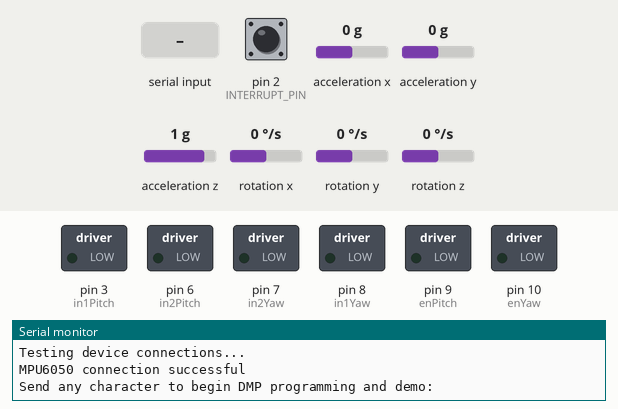
Recording of a sketch running on a simulated Arduino Uno, built with avr-gcc and run on an emulated ATmega328P. Parts: switched loads named in the sketch (green lamp = pin HIGH), the last lines printed to the serial monitor. Inputs (shaded band) come from the test bench; at power-on: acceleration x 0 g, acceleration y 0 g, acceleration z 1 g, pin 2 (INTERRUPT_PIN) LOW, rotation x 0 °/s, rotation y 0 °/s, rotation z 0 °/s. The sensor or clock chip raises its interrupt line as the real part does.

Above: at 0.9 s.
1.0 s: "1\n" received over Serial
At 2.5 s:
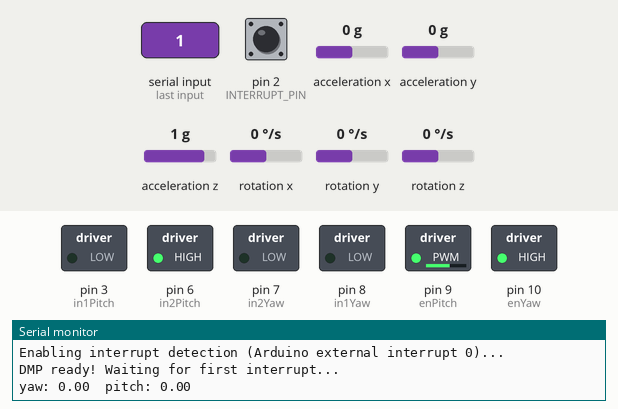
3.0 s: acceleration x set to -1.4 g
At 4.7 s:
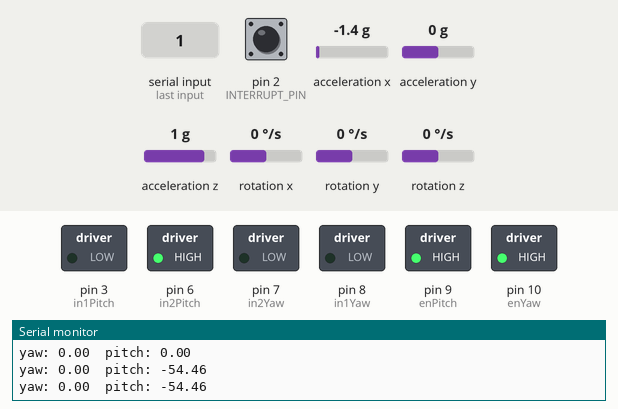
5.0 s: acceleration x set to 0.8 g
At 6.7 s:
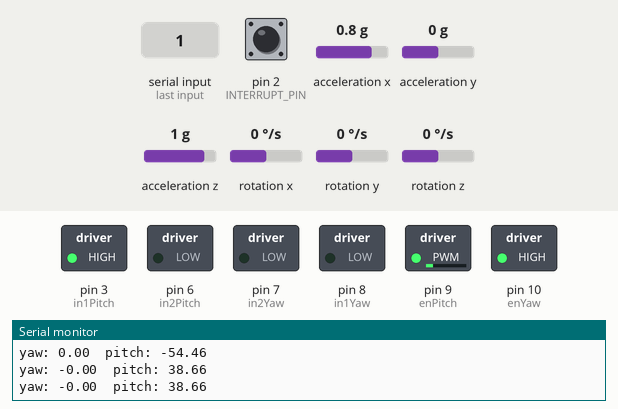
7.0 s: acceleration y set to -1.4 g
At 7.9 s:
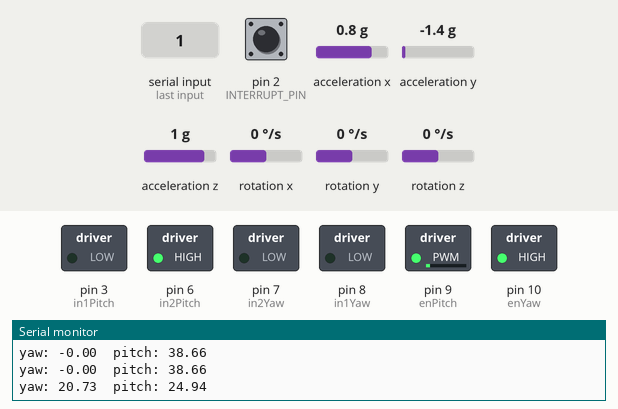
9.0 s: acceleration z set to 0.6 g
At 10.2 s:
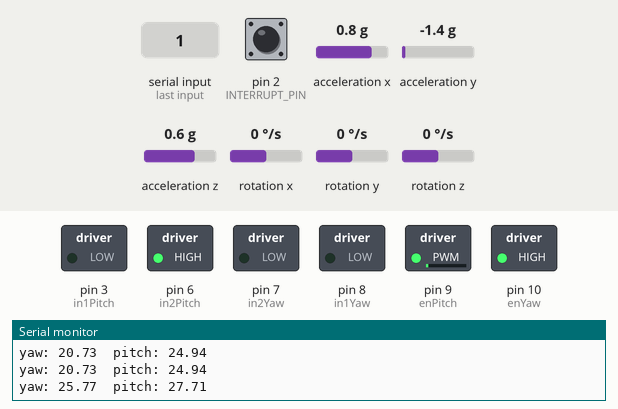
11.0 s: acceleration z set to 0.3 g
At 13.5 s:
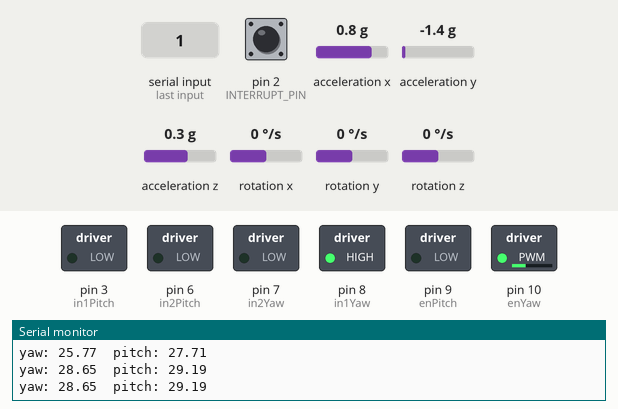
Timing chart, 0 to 15.0 s (numbered marks = the images above; inputs shaded):
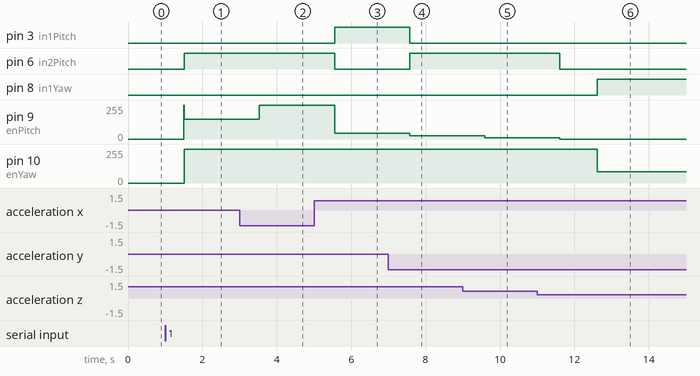

Measured:
- the behaviour switches between 0.5 and 0.4 g on acceleration z (found by bisection; images 5 and 6)
- after the input at 1.0 s, pin 6 (in2Pitch): LOW → HIGH after 0.51 s; pin 9 (enPitch): 0/255 → 150/255 after 0.51 s; pin 10 (enYaw): 0/255 → 255/255 after 0.51 s
- after the input at 3.0 s, pin 9 (enPitch): 150/255 → 255/255 after 0.53 s
- after the input at 5.0 s, pin 3 (in1Pitch): LOW → HIGH after 0.55 s; pin 6 (in2Pitch): HIGH → LOW after 0.55 s; pin 9 (enPitch): 255/255 → 43/255 after 0.55 s
- after the input at 7.0 s, pin 3 (in1Pitch): HIGH → LOW after 0.57 s; pin 6 (in2Pitch): LOW → HIGH after 0.57 s; pin 9 (enPitch): 43/255 → 25/255 after 0.57 s
- after the input at 9.0 s, pin 9 (enPitch): 25/255 → 11/255 after 0.59 s
- after the input at 11.0 s, pin 6 (in2Pitch): HIGH → LOW after 0.61 s; pin 8 (in1Yaw): LOW → HIGH after 1.6 s; pin 9 (enPitch): 11/255 → 0/255 after 0.61 s; pin 10 (enYaw): 255/255 → 86/255 after 1.6 s

The sketch:

combinedAzimuthPitchCodeZEROcalibrate.ino
```cpp
// I2Cdev and MPU6050 must be installed as libraries, or else the .cpp/.h files
// for both classes must be in the include path of your project
#include "I2Cdev.h"
//#include "MPU6050_tockn.h"
#include "MPU6050_6Axis_MotionApps20.h"
//#include "MPU6050.h" // not necessary if using MotionApps include file

// Arduino Wire library is required if I2Cdev I2CDEV_ARDUINO_WIRE implementation
// is used in I2Cdev.h
#if I2CDEV_IMPLEMENTATION == I2CDEV_ARDUINO_WIRE
#include "Wire.h"
#endif

// class default I2C address is 0x68
// specific I2C addresses may be passed as a parameter here
// AD0 low = 0x68 (default for SparkFun breakout and InvenSense evaluation board)
// AD0 high = 0x69
MPU6050 mpu (0x69);

#define INTERRUPT_PIN 2  // use pin 2 on Arduino Uno & most boards

//MPU control/status vars
bool dmpReady = false;  // set true if DMP init was successful
uint8_t mpuIntStatus;   // holds actual interrupt status byte from MPU
uint8_t devStatus;      // return status after each device operation (0 = success, !0 = error)
uint16_t packetSize;    // expected DMP packet size (default is 42 bytes)
uint16_t fifoCount;     // count of all bytes currently in FIFO
uint8_t fifoBuffer[64]; // FIFO storage buffer

// orientation/motion vars
Quaternion q;           // [w, x, y, z]         quaternion container
VectorInt16 aa;         // [x, y, z]            accel sensor measurements
VectorInt16 aaReal;     // [x, y, z]            gravity-free accel sensor measurements
VectorInt16 aaWorld;    // [x, y, z]            world-frame accel sensor measurements
VectorFloat gravity;    // [x, y, z]            gravity vector
float euler[3];         // [psi, theta, phi]    Euler angle container
float ypr[3];           // [yaw, pitch, roll]   yaw/pitch/roll container and gravity vector

// packet structure for InvenSense teapot demo
uint8_t teapotPacket[14] = { '$', 0x02, 0, 0, 0, 0, 0, 0, 0, 0, 0x00, 0x00, '\r', '\n' };

//INTERRUPT DETECTION ROUTINE
volatile bool mpuInterrupt = false;     // indicates whether MPU interrupt pin has gone high
void dmpDataReady() {
  mpuInterrupt = true;
}

// Define the motor pins for pitch
int enPitch = 9; // Enable A (motor 1, left/right)
int in1Pitch = 3; // Input 1 (motor 1, left)
int in2Pitch = 6; // Input 2 (motor 1, right)

// Define the motor pins for yaw
int enYaw = 10; // Enable B (motor 2, left/right)
int in1Yaw = 8; // Input 1 (motor 2, left)
int in2Yaw = 7; // Input 2 (motor 2, right)

#define OUTPUT_READABLE_YAWPITCHROLL

//Define the required pitch and yaw angles
// Define the required pitch and yaw angles
int requiredPitchAngle = 30.0;
int requiredYawAngle = 20.0;


void setup() {
#if I2CDEV_IMPLEMENTATION == I2CDEV_ARDUINO_WIRE
  Wire.begin();
  Wire.setClock(400000); // 400kHz I2C clock. Comment this line if having compilation difficulties
#elif I2CDEV_IMPLEMENTATION == I2CDEV_BUILTIN_FASTWIRE
  Fastwire::setup(400, true);
#endif

  // initialize serial communication
  // (115200 chosen because it is required for Teapot Demo output, but it's
  // really up to you depending on your project)
  Serial.begin(115200);
  while (!Serial); // wait for Leonardo enumeration, others continue immediately

  // NOTE: 8MHz or slower host processors, like the Teensy @ 3.3V or Arduino
  // Pro Mini running at 3.3V, cannot handle this baud rate reliably due to
  // the baud timing being too misaligned with processor ticks. You must use
  // 38400 or slower in these cases, or use some kind of external separate
  // crystal solution for the UART timer.

  // initialize device
  Serial.println(F("Initializing I2C devices..."));
  mpu.initialize();
  pinMode(INTERRUPT_PIN, INPUT);

  // verify connection
  Serial.println(F("Testing device connections..."));
  Serial.println(mpu.testConnection() ? F("MPU6050 connection successful") : F("MPU6050 connection failed"));

  // wait for ready
  Serial.println(F("\nSend any character to begin DMP programming and demo: "));
  while (Serial.available() && Serial.read()); // empty buffer
  while (!Serial.available());                 // wait for data
  while (Serial.available() && Serial.read()); // empty buffer again

  // load and configure the DMP
  Serial.println(F("Initializing DMP..."));
  devStatus = mpu.dmpInitialize();

  // supply your own gyro offsets here, scaled for min sensitivity
  mpu.setXGyroOffset(220);
  mpu.setYGyroOffset(76);
  mpu.setZGyroOffset(-85);
  mpu.setZAccelOffset(1788); // 1688 factory default for my test chip

  // make sure it worked (returns 0 if so)
  if (devStatus == 0) {
    // Calibration Time: generate offsets and calibrate our MPU6050
    mpu.CalibrateAccel(6);
    mpu.CalibrateGyro(6);
    mpu.PrintActiveOffsets();
    // turn on the DMP, now that it's ready
    Serial.println(F("Enabling DMP..."));
    mpu.setDMPEnabled(true);

    // enable Arduino interrupt detection
    Serial.print(F("Enabling interrupt detection (Arduino external interrupt "));
    Serial.print(digitalPinToInterrupt(INTERRUPT_PIN));
    Serial.println(F(")..."));
    attachInterrupt(digitalPinToInterrupt(INTERRUPT_PIN), dmpDataReady, RISING);
    mpuIntStatus = mpu.getIntStatus();

    // set our DMP Ready flag so the main loop() function knows it's okay to use it
    Serial.println(F("DMP ready! Waiting for first interrupt..."));
    dmpReady = true;

    // get expected DMP packet size for later comparison
    packetSize = mpu.dmpGetFIFOPacketSize();
  } else {
    // ERROR!
    // 1 = initial memory load failed
    // 2 = DMP configuration updates failed
    // (if it's going to break, usually the code will be 1)
    Serial.print(F("DMP Initialization failed (code "));
    Serial.print(devStatus);
    Serial.println(F(")"));
  }
  // Set the motor pins as outputs
  pinMode(enPitch, OUTPUT);
  pinMode(in1Pitch, OUTPUT);
  pinMode(in2Pitch, OUTPUT);

  pinMode(enYaw, OUTPUT);
  pinMode(in1Yaw, OUTPUT);
  pinMode(in2Yaw, OUTPUT);

  // Start both motors
  analogWrite(enPitch, 255);
  analogWrite(enYaw, 255);
}
bool pitchCalibrated = false;
bool yawCalibrated = false;
float tolerance = 1.5; // Set the tolerance value to 1 degree or adjust it as needed
int pitchMotorPin = 9; // Replace with the actual pin number you are using
int yawMotorPin = 10; // Replace with the actual pin number you are using

void loop() {
  if (!dmpReady) {
    return;
  }
  if (mpu.dmpGetCurrentFIFOPacket(fifoBuffer)) {
#ifdef OUTPUT_READABLE_YAWPITCHROLL
    // display Euler angles in degrees
    mpu.dmpGetQuaternion(&q, fifoBuffer);
    mpu.dmpGetGravity(&gravity, &q);
    mpu.dmpGetYawPitchRoll(ypr, &q, &gravity);
    //            Serial.print("ypr\t");

    float yaw = ypr[0] * 180 / M_PI;
    float pitch = ypr[1] * 180 / M_PI;


    if (!pitchCalibrated) {
      // Calculate the pitch error
      float pitchError = requiredPitchAngle - pitch;
      float pitchMotorSpeed = pitchError * 10.0;

      // Set the motor direction for pitch
      if (pitchError > 0) {
        digitalWrite(in1Pitch, LOW);
        digitalWrite(in2Pitch, HIGH);
      } else {
        digitalWrite(in1Pitch, HIGH);
        digitalWrite(in2Pitch, LOW);
      }

      // Control pitch motor speed
      float speedFactor = 0.5; // Adjust this factor to decrease the speed (0.5 means 50% speed)
      analogWrite(pitchMotorPin, abs(pitchMotorSpeed) * speedFactor);


      // Check if pitch calibration is complete
      if (abs(pitchError) < tolerance) {
        // Pitch calibration is complete
        digitalWrite(in1Pitch, LOW);
        digitalWrite(in2Pitch, LOW);
        analogWrite(pitchMotorPin, 0);
        pitchCalibrated = true;
      }
    } else if (!yawCalibrated) {
      // Calculate the yaw error
      float yawError = requiredYawAngle - yaw;
      float yawMotorSpeed = yawError * 10.0;

      // Set the motor direction for yaw
      if (yawError < 0) {
        digitalWrite(in1Yaw, HIGH);
        digitalWrite(in2Yaw, LOW);
      } else {
        digitalWrite(in1Yaw, LOW);
        digitalWrite(in2Yaw, HIGH);
      }

      // Control yaw motor speed
      analogWrite(yawMotorPin, abs(yawMotorSpeed));

      // Check if yaw calibration is complete
      if (abs(yawError) < tolerance) {
        // Yaw calibration is complete
        digitalWrite(in1Yaw, LOW);
        digitalWrite(in2Yaw, LOW);
        analogWrite(yawMotorPin, 0);
        yawCalibrated = true;
      }
    }

    Serial.print("yaw: " + String(yaw));
    Serial.print("\t");
    Serial.print("pitch: " + String(pitch));
    Serial.println();

#endif
  }


  delay(1000);
}
```
